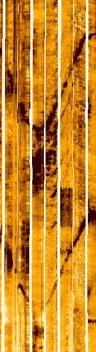
#> input picture 4.jpg, 96 x 352 px
$ python '掩膜值确定.py'
#> lines starting #> are read from the running program, lines starting #| are printed output that depends on the picture; after the words box and inside, x2 and y2 are one past the last pixel; in counts of white or black regions, pixels touching at a corner belong together
import cv2
import numpy as np

def nothing(x):
    pass

def criminisi(image, mask):
    # 使用Criminisi算法（OpenCV的实现）进行图像修复
    filled_image = cv2.inpaint(image, mask, 3, cv2.INPAINT_TELEA)
    return filled_image

# 加载图像
image_path = '4.jpg'
image = cv2.imread(image_path)
#> image is the input picture: shape (352, 96, 3); mean B, G, R 46.4, 138.5, 202.6

# 确保图像已成功加载
if image is None:
    print("错误：未找到图像。")
else:
    # 以灰度模式读取图像
    img_gray = cv2.imread(image_path, cv2.IMREAD_GRAYSCALE)
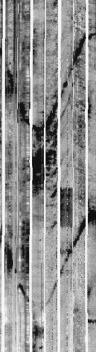
#> img_gray: shape (352, 96); min 0, max 255, mean 147.3

    # 创建一个窗口用于调整阈值
    cv2.namedWindow('Thresholding')
    cv2.createTrackbar('Thresh', 'Thresholding', 145, 255, nothing)

    # 初始化阈值
    thresh = cv2.getTrackbarPos('Thresh', 'Thresholding')

    while True:
        # 获取当前的阈值
        thresh = cv2.getTrackbarPos('Thresh', 'Thresholding')

        # 阈值操作，将像素值 >= thresh 的设为 255，其余设为 0
        ret, mask = cv2.threshold(img_gray, thresh, 255, cv2.THRESH_BINARY)
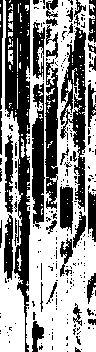
#> mask: shape (352, 96); 55.7% white; 278 black regions (238 under 20 px), largest, box (x1, y1, x2, y2) and area: (5, 0, 30, 352) 4317, (60, 27, 86, 212) 2118, (45, 59, 58, 209) 1393
#> ret = 145

        # 使用Criminisi算法修复图像
        fixed_image = criminisi(image, mask)
#> in criminisi, `filled_image = cv2.inpaint(image, mask, 3, cv2.INPAINT_TELEA)`:
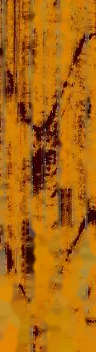
#> filled_image: shape (352, 96, 3); mean B, G, R 16, 104.5, 174.8

        # 显示图像
        cv2.imshow('原始图像', image)
        cv2.imshow('修复后的图像', fixed_image)

        key = cv2.waitKey(1) & 0xFF
#> (key q is pressed here)

        # 如果按下 'q' 键，则退出循环
        if key == ord('q'):
            break
        # 如果按下 '+' 键，则增加阈值
        elif key == ord('='):
            thresh = min(thresh + 1, 255)
            cv2.setTrackbarPos('Thresh', 'Thresholding', thresh)
        # 如果按下 '-' 键，则减少阈值
        elif key == ord('-'):
            thresh = max(thresh - 1, 0)
            cv2.setTrackbarPos('Thresh', 'Thresholding', thresh)

    # 清理资源
    cv2.destroyAllWindows()

$ run again, with 5.jpg copied over 4.jpg
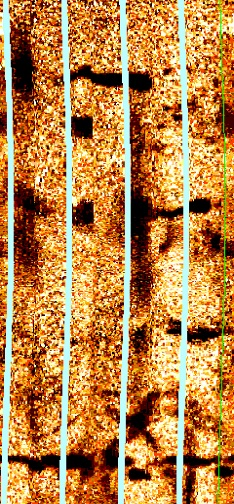
#> input picture 5.jpg, 234 x 504 px
#> image is the input picture: shape (504, 234, 3); mean B, G, R 74.1, 133.1, 186.3
#> `ret, mask = cv2.threshold(img_gray, thresh, 255, cv2.THRESH_BINARY)`:
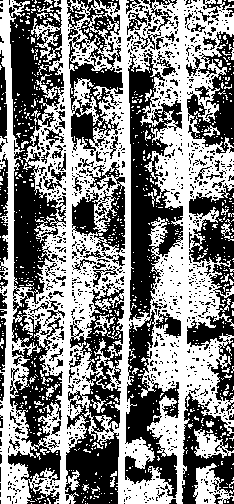
#> mask: shape (504, 234); 51.4% white; 1112 black regions (998 under 20 px), largest, box (x1, y1, x2, y2) and area: (8, 0, 66, 504) 13228, (128, 49, 183, 321) 7038, (65, 361, 121, 504) 4436
#> ret = 145
#> in criminisi, `filled_image = cv2.inpaint(image, mask, 3, cv2.INPAINT_TELEA)`:
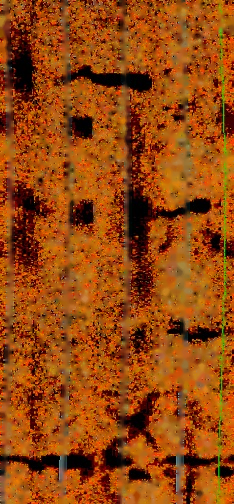
#> filled_image: shape (504, 234, 3); mean B, G, R 14.7, 71.1, 149.9

$ run again, with 1.png saved as 4.jpg
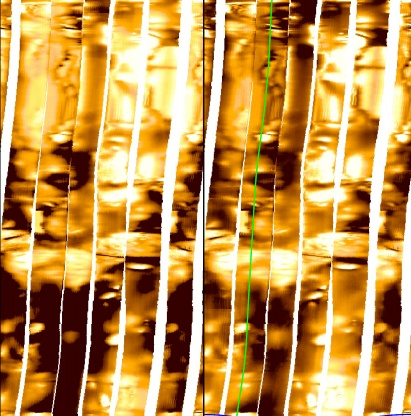
#> input picture 1.png, 411 x 416 px
#> image is the input picture: shape (416, 411, 3); mean B, G, R 76.2, 148, 196.7
#> `ret, mask = cv2.threshold(img_gray, thresh, 255, cv2.THRESH_BINARY)`:
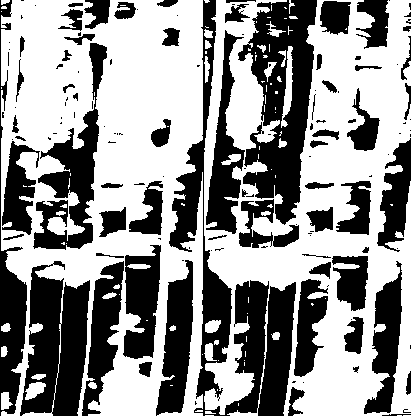
#> mask: shape (416, 411); 57.5% white; 139 black regions (74 under 20 px), largest, box (x1, y1, x2, y2) and area: (169, 0, 296, 416) 12175, (238, 0, 317, 225) 9483, (20, 261, 90, 416) 7192
#> ret = 145
#> in criminisi, `filled_image = cv2.inpaint(image, mask, 3, cv2.INPAINT_TELEA)`:
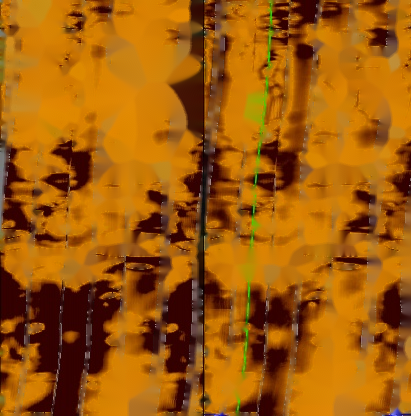
#> filled_image: shape (416, 411, 3); mean B, G, R 9.7, 91.2, 160.7
